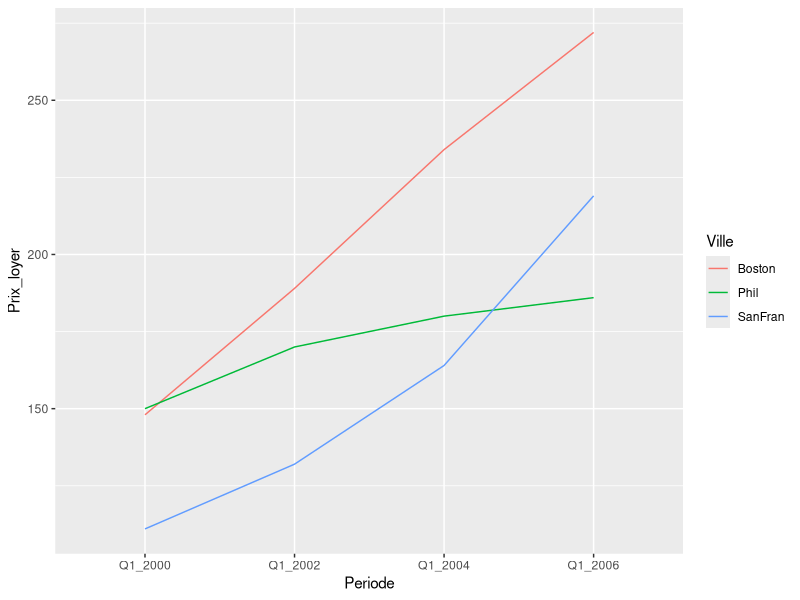

Here is the R script that generated this plot:
## ---- chunk 1

library(tidyverse)
library(tibble)
library(rio)
library(palmerpenguins)

knitr::knit_hooks$set(optipng = knitr::hook_optipng)
knitr::opts_chunk$set(echo = TRUE, eval = FALSE, cache = TRUE)

set.seed(42)
options(width = 100, 
        repos = "https://cran.rstudio.com/", 
        scipen = 6
        )

## ---- chunk 2
Metro_x_Quarter <- tribble(
  ~Metropole, ~Q1_2000, ~Q1_2002,	~Q1_2004,	~Q1_2006,
  "Boston" ,	  148, 189, 234, 272,
  "Phil"   ,	  150, 170,	180, 186,
  "SanFran",  	111, 132, 164, 219
)

Metro_x_Quarter

## ---- chunk 3
Metro_x_Quarter_long <- Metro_x_Quarter %>% 
  pivot_longer(cols = -Metropole,
               names_to = "Periode",
               values_to = "Prix_loyer") %>% 
  rename(Ville = Metropole)
Metro_x_Quarter_long %>% head(4)

## ---- chunk 4
Metro_x_Quarter_long %>% ggplot() +
  aes(x = Periode, y = Prix_loyer, 
      group = Ville, 
      color = Ville) +
  geom_line()
